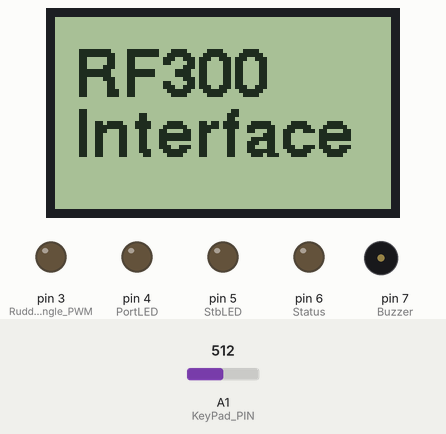
This sketch was run on a simulated Arduino Uno, built with avr-gcc and run on an emulated ATmega328P. Shown: 84×48 one-colour display, output pins drawn as LEDs (lit = HIGH), buzzer (waves = sounding, pin HIGH). The test bench sets the inputs (shaded band); at power-on: A1 (KeyPad_PIN) = 512. What the sketch prints to the serial monitor is not drawn.

Above: at 0.1 s.
At 4.27 s:
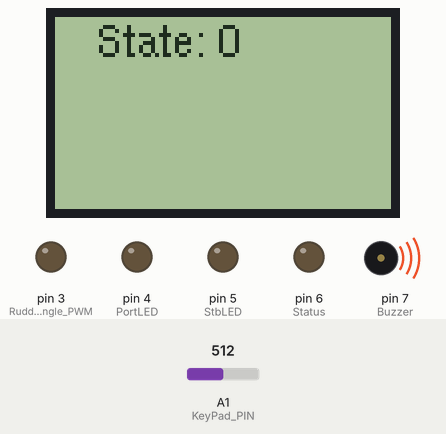
4.3 s: A1 (KeyPad_PIN) set to 212
7.3 s: A1 (KeyPad_PIN) set to 188
8.8 s: A1 (KeyPad_PIN) set to 210
At 10.7 s:
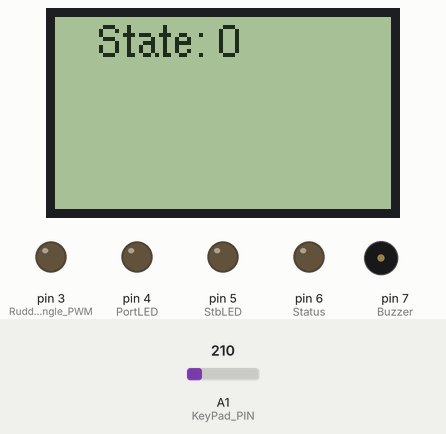
Timing chart, 0 to 12.2 s (numbered marks = the images above; inputs shaded):
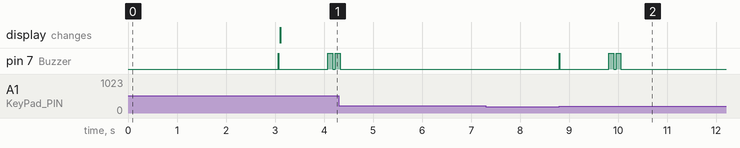

Measured:
- after the input at 7.3 s, every drawn part: stays the same
- after the input at 8.8 s, pin 7 (Buzzer): goes HIGH 0.01 s, LOW 1.0 s, HIGH 0.10 s, LOW 0.05 s, HIGH 0.10 s, then LOW, starting at once

The sketch:

State_Machine_Test.ino
```cpp
#include <Arduino.h>
#include <U8g2lib.h>

#ifdef U8X8_HAVE_HW_SPI
#include <SPI.h>
#endif
#ifdef U8X8_HAVE_HW_I2C
#include <Wire.h>
#endif

//Nokia 5110 - Display spezifizieren
U8G2_PCD8544_84X48_F_4W_SW_SPI u8g2(U8G2_R0, /* clock=*/ 13, /* data=*/ 11, /* cs=*/ 10, /* dc=*/ 9, /* reset=*/ 8);  // Nokia 5110 Display
//U8G2_PCD8544_84X48_F_4W_HW_SPI u8g2(U8G2_R0, /* cs=*/ 10, /* dc=*/ 9, /* reset=*/ 8); 		// Nokia 5110 Display

// Einfügen der Mittelwert-Klasse für das glätten der Frequenz-Werte
#include "average.cpp"
Average av;
// Einfügen der Tastenbafrage
#include "check_keys.h"
// Einfügen des Fußzeilen Kontextmenues
#include "key_context.h"

#define RF300_PIN         2
#define RudderAngle_PWM   3
#define PortLED           4
#define StbLED            5
#define Status            6
#define Buzzer            7
#define HallSensor_PIN    A0
#define KeyPad_PIN        A1

#define red               2
#define yellow            1
#define white             4
#define blue              3
#define red_long          20
#define yellow_long       10
#define white_long        40
#define blue_long         30

//Constanten für Frequenzanalyse des RF300-Ruderlagen-Signals
const int f_min=1700;
const int f_max=3200;
const int offset_angle=0;

//global vars
int ontime;
int offtime;
int period;
float freq;
float freq_av;
int pwm_val;
int rudder_angle;
int contrast=160;
int key=0;
int state=0; //Anfangszustand der State Maschin

void setup(void) {
  //Average-Klasse initialisieren
  av.init(); //30-Elemente gleitender Mittelwert
  // Input Pins
  pinMode(RF300_PIN, INPUT);
  pinMode(HallSensor_PIN, INPUT);
  pinMode(KeyPad_PIN, INPUT);
  // Output Pins
  pinMode(RudderAngle_PWM, OUTPUT);
  pinMode(PortLED, OUTPUT);
  pinMode(StbLED, OUTPUT);
  pinMode(Status, OUTPUT);
  pinMode(Buzzer, OUTPUT);

  // Serielle Schnittstelle starten
  Serial.begin(9600);
  u8g2.begin();
  u8g2.setContrast(contrast);
  //Fonts: https://arduino-projekte.info/schriftarten-fuer-oled-display/
  u8g2.setFont(u8g2_font_helvB12_tr);
  //u8g2.setFont(u8g2_font_profont10_tr);
  u8g2.drawStr(5,20,"RF300");
  u8g2.drawStr(5,35,"Interface");
  u8g2.sendBuffer();
  delay(3000);
}

void loop(void)
{

   state=state_machine(state);
   sprungverteiler(state);
}


int state_machine(int state)
{
  //Tastatur abfragen
  key=check_keys(KeyPad_PIN, Buzzer);
  if (key>0)
  {
    Serial.print("old State:");Serial.println(state);
    Serial.print("Key:");Serial.println(key);
  }
  //Bestimmte Keys ändern den State
  switch (state)
  {
  case 0:
    // Starting Point
    if (key==red) state=10;
    if (key==yellow) state=20;
    if (key==white) state=30;
    Serial.print("New State:");Serial.println(state);
    break;
  case 10:
    // state 10
    //if (key==red) state=10;
    if (key==yellow) state=20;
    if (key==white) state=30;
    if (key==blue) state=0;
    Serial.print("New State:");Serial.println(state);
    break;
  case 20:
    // state 20
    if (key==red) state=10;
    //if (key==yellow) state=20;
    if (key==white) state=30;
    if (key==blue) state=0;
    Serial.print("New State:");Serial.println(state);
    break;
  case 30:
    // state 30
    if (key==red) state=10;
    if (key==yellow) state=20;
    //if (key==white) state=30;
    if (key==blue) state=0;
    Serial.print("New State:");Serial.println(state);
    break;
  default:
    // Error state
    Serial.println("Error!");
    break;
  }
  return state;
}


void sprungverteiler(int state)
{
 switch (state)
  {
  case 0:
    // Starting Point
    show_state(state);
    break;
  case 10:
    // state 10
    show_state(state);
    break;
  case 20:
    // state 20
    show_state(state);
    break;
  case 30:
    // state 30
    show_state(state);
    break;
  default:
    // Error state
    Serial.println("Error!");
    break;
  }
}

void show_state(int state)
{
  u8g2.clearBuffer();
  u8g2.setFont(u8g2_font_helvR08_tf);
  u8g2.setCursor(10, 10);
  u8g2.print("State: ");
  u8g2.print(state);
  u8g2.sendBuffer();
}
```

average.cpp
```cpp
class Average
{
      int buffsize;    //Mittelwert ueber x Messwerte
      float average_buff[31];
      int p; //zeigt auf das Element in das der naechste Wert eingetragen wird
      int full; //zeigt an, wie voll das Array schon ist.
      float r; //Rueckgabewert
      float sum; //Zwischenergebnis

  public: void init()
  {
     buffsize=30;
     p=0;   //Pointer zeigt auf das erste Element in average_buff
     full=0;//Das Array ist noch nicht voll beschrieben.
     r=0;
     sum=0;
  }

  public: float glaetten(float v)
  {
      int i;
      if(p>=buffsize) {full=1; p=0;}
      average_buff[p]=v;
      p++;
      sum=0;
      for(i=0;i<buffsize;i++)
      {
        sum=sum+average_buff[i];
      }
      if(full==1){r=sum/buffsize;} else {r=sum/p;}
      return r;

  }

  public: float glaetten_winkel(float v)
  {
    int i;
    //Testen, ob der Winkel < 180 Grad zu einem
    //der Eintraege in average_buff ist
    if(full==1 || p>0)
    {
      if(r-v>180) {v=v+360;}
      if(r-v<-180){v=v-360;}
    }
    if(p>=buffsize) {full=1; p=0;}
    average_buff[p]=v;
    p++;
    sum=0;
    for(i=0;i<buffsize;i++)
    {
      sum=sum+average_buff[i];
    }
    if(full==1){r=sum/buffsize;} else {r=sum/p;}
    if(r>=360){return r-360;}else{return r;}
  }

  public: float p_buff()
  {
    return *average_buff;
  }

  public: int get_p()
  {
    return p;
  }

  public: float get_buff_value(int p)
  {
    return average_buff[p];
  }
};
```

check_keys.h
```cpp
/******************************************************************************
 Funktion zum Erfassen von Tastenbetätigungen
 --------------------------------------------

 Es werden sowohl lange, als auch kurze Tastenbetätigungen registriert
 Übergabeparameter: KeyPad_PIN: Der Anschluss-Pin des Buzzers
                    Buzzer: Der Anschluss-Pin des Buzzers
 Rückgabeparameter: Tasten-Code
 Tastenanordnung: rot=key2, yellow=key1, white=key4, blue=key3
 Tasten-Code:
 rot    kurz=2, lang=20
 yellow kurz=1, lang=10
 white  kurz=4, lang=40
 blue   kurz=3, lang=30

 Für den Tastenklick wird ein Buzzer verwendet. Dieser sollte an einem Pin
 mit dem Namen Buzzer angeschlossen sein.

 Der Zustand des Buzzers wird gepuffert.

******************************************************************************/

unsigned int check_keys(int KeyPad_PIN,int Buzzer)
{
  unsigned int key_value=0;                     //Analoger Wert von KeyPad_PIN
  static unsigned long pressed_time  = 0;       //Zeitpunkt des Tastendrucks
  static unsigned long pressed_duration  = 0;   //Dauer des Tastendrucks
  static unsigned int key = 0;                  //Code für gedrückte Taste
  const unsigned int long_press=1000;           //Indicator für langen Tastendruck
  static boolean key_pressed_before = false;       //Merker für Tastendruck
  static boolean long_pressed_before = false;      //Merker für langen Tastendruck
  static boolean Buzzer_Merker;                           //Merker fürk Zustand des Buzzers

  Buzzer_Merker = digitalRead(Buzzer);          //Zustand des Buzzers vor dem Aufruf merken
  key_value=analogRead(KeyPad_PIN);             //Analoge Tastaturschnittstelle abfragen
  if (key_value>200)
  {
    if (!key_pressed_before) //wenn vorher noch keine Taste gedrückt wurde
    {
      //key wurde gerade gedrückt
      pressed_time=millis(); //Zeitpunkt des Tastendrucks merken
      key_pressed_before = true;  //Merken, dass Taste gedrückt ist
      //Tasten Click
      digitalWrite(Buzzer,HIGH);
      delay(10);
      digitalWrite(Buzzer,LOW);
    }else
    {
      //key war vorher auch schon gedrückt : Zeit wird länger
      pressed_duration = millis()-pressed_time;
    }
    //no key      : key_value=0
    //key 2 red   : key_value=846
    //key 1 yellow: key_value=699
    //key 4 white : key_value=513
    //key 3 blue  : key_value=372

    if (key_value>200 and key_value<442) key=3;
    if (key_value>442 and key_value<606) key=4;
    if (key_value>606 and key_value<772) key=1;
    if (key_value>772)                   key=2;

    if (pressed_duration>long_press )
    {
      key*=10; //Key-Code für langen Tastendruck ist 10*kurzer Tastendruck
      if (!long_pressed_before)
      {
        digitalWrite(Buzzer,HIGH);
        delay(100);
        digitalWrite(Buzzer,LOW);
        delay(50);
        digitalWrite(Buzzer,HIGH);
        delay(100);
        digitalWrite(Buzzer,LOW);
        long_pressed_before = true;
      }
    }
  }
  else // key_value<200 ==> keine Taste gedrückt
  {
    if (key_pressed_before) //wenn vorher noch keine Taste gedrückt wurde
    {
      key_pressed_before = false;
      long_pressed_before = false;
      pressed_duration = 0;
      digitalWrite(Buzzer,Buzzer_Merker); //alten Buzzer Zustand wieder herstellen
      return key;
    }
  }
  digitalWrite(Buzzer,Buzzer_Merker); //alten Buzzer Zustand wieder herstellen
  return 0;
}
```

key_context.h
```cpp
/**************************************************************************************************
 Funktion zum Zeichnen einer Fußzeile für 4-Tasten-Kontext-Menü
 Am unteren Rand des LCD-Displays wird eine Fußzeile in vier Spalten unterteilt. Dadurch entstehen
 4 Boxen. In jede der Boxen kann ein Symbol gezeichnet werden. Die Codes der Symbole (Icons) werden
 als Parameter übergeben. Die einzelnen Symbole und ihre Codes können hier gefunden werden:
 file:///D:/Users/SuAn/Desktop/fntgrpiconic%20%C2%B7%20olikraus-u8g2%20Wiki%20%C2%B7%20GitHub.pdf
 Die ganze Fußzeile kann mit dem letzten Parameter invertiert werden.
 Vor dem Aufruf muss ein Icon-Zeichensatz aufgerufen werden: z.B.:
        u8g2.setFont(u8g2_font_open_iconic_all_1x_t);
 Übergabeparameter: vier Integer und ein Boolean, Beispiel:0x0040,0,0x0042,0x005E,false
 Rückgabeparameter: keine

 Achtung:
 Die Funktion verwendet setFontMode(1) und u8g2.setDrawColor(2) (XOR) außerdem wir ein spezieller
 Zeichensatz aktiviert (8g2.setFont(u8g2_font_open_iconic_all_1x_t))

 Diese Einstellungen müssen bei Bedarf nach dem Aufruf der Funktion wieder rückgängig gemacht werden.

***************************************************************************************************/
void draw_key_context(int icon_0, int icon_1, int icon_2, int icon_3,boolean invert){
  u8g2.setFontMode(1);        /* activate transparent font mode */
  u8g2.setDrawColor(2);       //Pixel werden negiert
  //Breite und Höhe des Displays rücklesen
  int disp_width=u8g2.getDisplayWidth();
  int disp_height=u8g2.getDisplayHeight();
  //Höhe der Fußzeile festlegen
  int line_height=10;
  //großen Rahmen um alles zeichnen
  if (invert) u8g2.drawBox(0, disp_height-line_height, disp_width, line_height);
  else u8g2.drawFrame(0, disp_height-line_height, disp_width, line_height);
  //Spaltenbreite bestimmen
  int column_width=disp_width / 4;
  //Vertikale Trennstriche zeichen
  for (int i=1;i<4;i++) u8g2.drawVLine(i*column_width,disp_height-line_height,line_height);
  //offset zur unteren Line
  int bottom_offset=1;
  //Wenn der Code des Icons vorhanden ist, wird Icon in die Box gezeichnet
  if (icon_0>0) u8g2.drawGlyph(0*column_width+6, disp_height-bottom_offset, icon_0);
  if (icon_1>0) u8g2.drawGlyph(1*column_width+6, disp_height-bottom_offset, icon_1);
  if (icon_2>0) u8g2.drawGlyph(2*column_width+6, disp_height-bottom_offset, icon_2);
  if (icon_3>0) u8g2.drawGlyph(3*column_width+6, disp_height-bottom_offset, icon_3);
}
```
